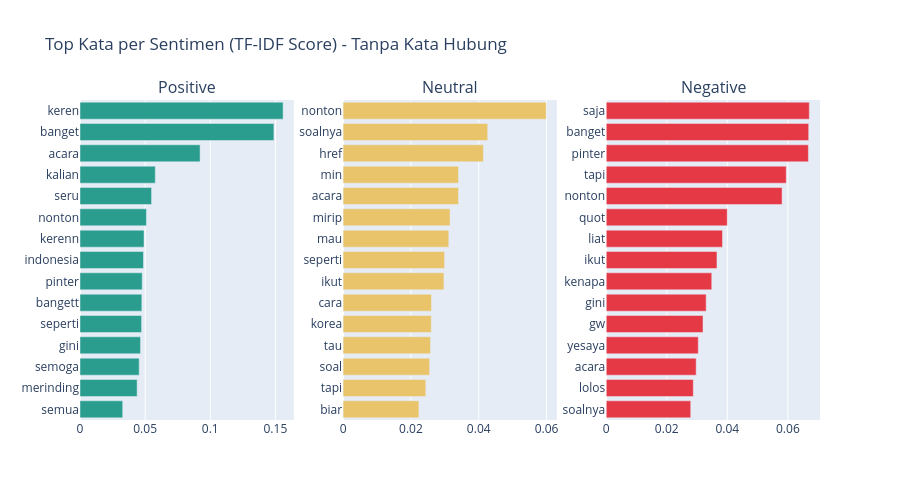

Here is the notebook cell this chart was saved with:
### Markdown cell above
> **Wawasan — Stabilitas Tren:**
> Stabilitas garis tren sentimen positif di atas negatif dari minggu ke minggu membuktikan kelayakan *retention rate* program ini, tanpa indikasi kejenuhan audiens menjelang akhir acara.

### Code cell
# ── Visualisasi 5: Top 15 Kata per Sentimen (bar chart) ──
from sklearn.feature_extraction.text import TfidfVectorizer
from plotly.subplots import make_subplots
import plotly.graph_objects as go
import pandas as pd

# Daftar kata hubung/umum untuk dibuang agar kata-kata yang muncul lebih relevan
stopwords_id = ['yang', 'yg', 'di', 'ke', 'dari', 'ini', 'itu', 'ada', 'dan', 'aku', 'saya', 'dia', 'mereka', 'kita', 'kamu', 'nya', 'ya', 'sih', 'kok', 'aja', 'dong', 'kan', 'buat', 'untuk', 'dengan', 'pada', 'kalau', 'kalo', 'karena', 'karna', 'jadi', 'juga', 'lagi', 'terus', 'sama', 'bisa', 'udah', 'sudah', 'belum', 'tidak', 'gak', 'nggak', 'ga', 'apa', 'atau', 'orang', 'anak']

top_words = {}
# PASTIKAN urutannya: positive, neutral, negative
# agar sesuai dengan subplot_titles
labels_order = ["positive", "neutral", "negative"]

for label in labels_order:
    corpus = df[df["sentiment_final"] == label]["clean_text"].dropna().tolist()
    if len(corpus) < 10:
        continue
    vec   = TfidfVectorizer(max_features=15, ngram_range=(1,1), stop_words=stopwords_id)
    vec.fit(corpus)
    top_words[label] = list(vec.vocabulary_.keys())

fig5 = make_subplots(
    rows=1, cols=3,
    subplot_titles=["Positive", "Neutral", "Negative"],
)

for col_idx, label in enumerate(labels_order, start=1):
    if label not in top_words: continue
    words   = top_words[label]
    corpus  = df[df["sentiment_final"] == label]["clean_text"].dropna().tolist()
    vec     = TfidfVectorizer(vocabulary=words, stop_words=stopwords_id)
    scores  = vec.fit_transform(corpus).toarray().mean(axis=0)
    word_df = pd.DataFrame({"word": words, "score": scores}).sort_values("score")

    fig5.add_trace(
        go.Bar(
            x            = word_df["score"],
            y            = word_df["word"],
            orientation  = "h",
            marker_color = COLORS.get(label, "gray"),
            name         = label.capitalize(),
        ),
        row=1, col=col_idx,
    )

fig5.update_layout(
    title_text = "Top Kata per Sentimen (TF-IDF Score) - Tanpa Kata Hubung",
    height     = 500,
    showlegend = False,
)
fig5.show()

### Figure 1 — Plotly figure (JSON) as saved in the notebook; plotly's stock layout.template omitted (floating-point values rounded to 4 significant figures)
{"data": [{"marker": {"color": "#2a9d8f"}, "name": "Positive", "orientation": "h", "type": "bar", "x": [0.03279, 0.04387, 0.04543, 0.04646, 0.04726, 0.04747, 0.04776, 0.0487, 0.04916, 0.051, 0.05494, 0.05778, 0.09219, 0.1488, 0.1559], "xaxis": "x", "y": ["semua", "merinding", "semoga", "gini", "seperti", "bangett", "pinter", "indonesia", "kerenn", "nonton", "seru", "kalian", "acara", "banget", "keren"], "yaxis": "y"}, {"marker": {"color": "#e9c46a"}, "name": "Neutral", "orientation": "h", "type": "bar", "x": [0.02235, 0.02439, 0.02551, 0.02577, 0.02599, 0.02605, 0.02973, 0.02992, 0.03117, 0.03154, 0.03403, 0.03404, 0.04137, 0.04265, 0.05991], "xaxis": "x2", "y": ["biar", "tapi", "soal", "tau", "korea", "cara", "ikut", "seperti", "mau", "mirip", "acara", "min", "href", "soalnya", "nonton"], "yaxis": "y2"}, {"marker": {"color": "#e63946"}, "name": "Negative", "orientation": "h", "type": "bar", "x": [0.02792, 0.02877, 0.02971, 0.03041, 0.03198, 0.03301, 0.03486, 0.03658, 0.03841, 0.03998, 0.0581, 0.05947, 0.06679, 0.06689, 0.06709], "xaxis": "x3", "y": ["soalnya", "lolos", "acara", "yesaya", "gw", "gini", "kenapa", "ikut", "liat", "quot", "nonton", "tapi", "pinter", "banget", "saja"], "yaxis": "y3"}], "layout": {"annotations": [{"font": {"size": 16}, "showarrow": false, "text": "Positive", "x": 0.1444, "xanchor": "center", "xref": "paper", "y": 1, "yanchor": "bottom", "yref": "paper"}, {"font": {"size": 16}, "showarrow": false, "text": "Neutral", "x": 0.5, "xanchor": "center", "xref": "paper", "y": 1, "yanchor": "bottom", "yref": "paper"}, {"font": {"size": 16}, "showarrow": false, "text": "Negative", "x": 0.8556, "xanchor": "center", "xref": "paper", "y": 1, "yanchor": "bottom", "yref": "paper"}], "height": 500, "showlegend": false, "title": {"text": "Top Kata per Sentimen (TF-IDF Score) - Tanpa Kata Hubung"}, "xaxis": {"anchor": "y", "domain": [0, 0.2889]}, "xaxis2": {"anchor": "y2", "domain": [0.3556, 0.6444]}, "xaxis3": {"anchor": "y3", "domain": [0.7111, 1]}, "yaxis": {"anchor": "x", "domain": [0, 1]}, "yaxis2": {"anchor": "x2", "domain": [0, 1]}, "yaxis3": {"anchor": "x3", "domain": [0, 1]}}}
